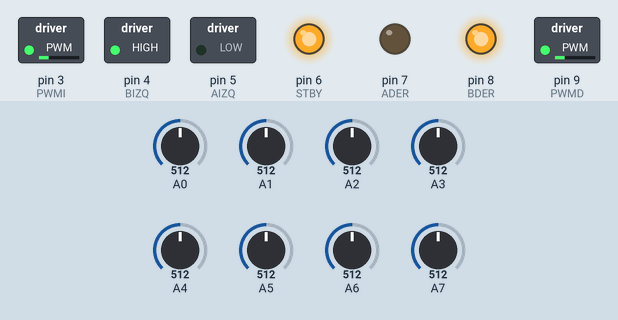
Bench run of a sketch on a simulated Arduino Nano, built with avr-gcc and run on an emulated ATmega328P. Shown: switched loads named in the sketch (green lamp = pin HIGH), output pins drawn as LEDs (lit = HIGH). Inputs (shaded band) come from the test bench; at power-on: A1 = 512, A0 = 512, A7 = 512, A6 = 512, A2 = 512, A3 = 512, A4 = 512, A5 = 512. Pins used as bus, display or sensor lines are not drawn; what the sketch prints to the serial monitor is not drawn.

Above: at 7.7 s.
7.8 s: A1 set to 483
10.8 s: A0 set to 30
12.4 s: A7 set to 113
At 13.5 s:
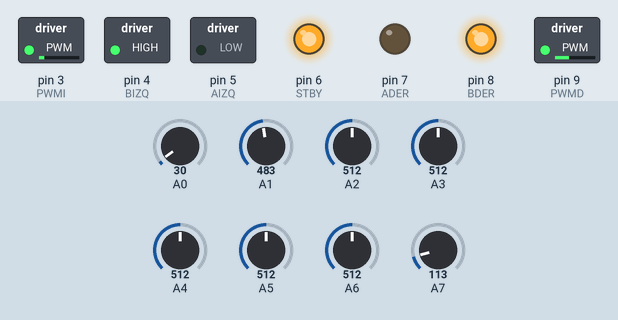
15.4 s: A7 set to 95
At 16.9 s:
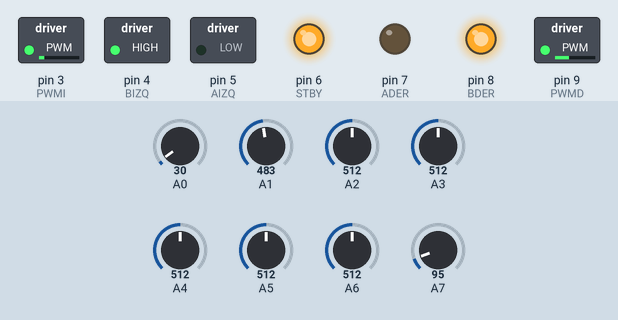
17.3 s: A6 set to 30
At 18.7 s:
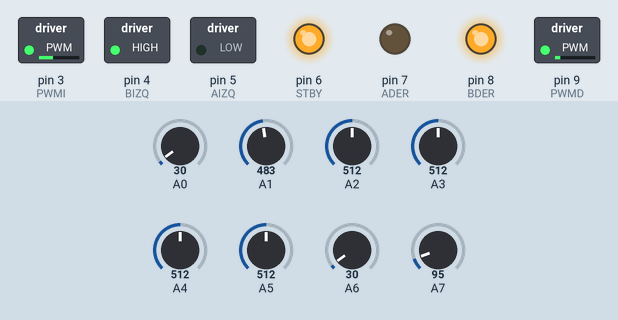
20.3 s: A0 set to 97
At 21.2 s:
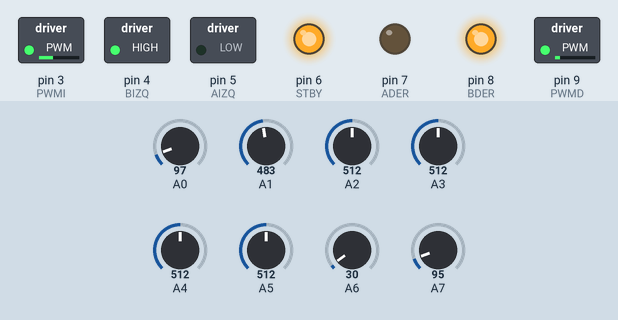
21.9 s: A0 set to 112
At 22.5 s:
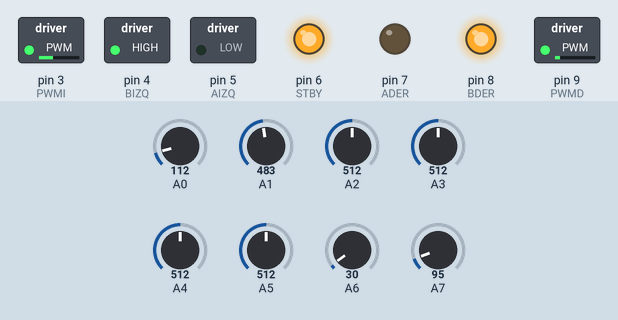
Timing chart, 0 to 24.9 s (numbered marks = the images above; inputs shaded):
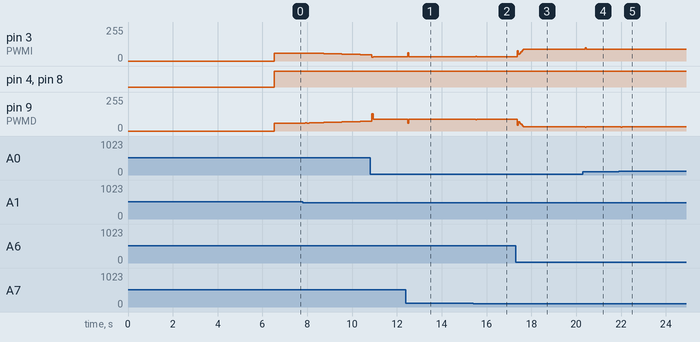

The sketch:

IKA_pid2.ino
```cpp
#define PWMI 3 // PWM IZQUIERDO
#define AIZQ 5 // MOTOR IZQUIERDO 1
#define BIZQ 4 // MOTOR IZQUIERDO 2
#define PWMD 9 // PWM DERECHO
#define ADER 7 // MOTOR DERECHO 1
#define BDER 8 // MOTOR DERECHO 2
#define STBY 6 // stby
int izq;
int der;
float KP = .03; //.049  A 40 BASE; 0.088 a 45; 0.098 a 50
float KI = .28;//0.0067 A 40 BASE;  0.0068 a 45; 0.0082 a 50
float KD = 0.8; //0.0085 a 45; 0.0144 a 50;

int integral = 0;       // Suma de los errores anteriores (para el componente integral)
int pE = 0;  // Error de la iteración anterior (para el componente derivativo)
int pidOutput = 0;      // Salida del PID que ajustará la velocidad de los motores

int baseSpeed = 60;  // Velocidad base (0-255)
int maxSpeed = 255;   // Velocidad máxima

#include <QTRSensors.h>
int error = 0;
uint16_t  position=0;
QTRSensors qtr;

const uint8_t SensorCount = 8;
uint16_t sensorValues[SensorCount];

void setup() {
  Serial.begin(9600);

  entradasTB66();
  calibracion();
  TCCR2B = TCCR2B  & B11111000 | B00000010; // para frecuencia PWM de 3921,16 Hz
  TCCR1B = TCCR1B  & B11111000 | B00000010; // para frecuencia PWM de 3921,16 Hz

}

void loop() {
     position = qtr.readLineBlack(sensorValues); //Use (White) if the line is white instead


          for (uint8_t i = 0; i < SensorCount; i++) {     // It commented because bring the sensor values, that´s unnecesary for the moment
           Serial.print(sensorValues[i]);
           Serial.print("    ");
         }
       /*  Serial.println();
         Serial.print("Posicion: ");
         Serial.print(position);
         Serial.println();*/

         int P=(position);
         error=(P-3500)/10;


         /* Serial.print("P: ");
         Serial.print(P);
          Serial.println();
         Serial.print("Error: ");

          Serial.print(error);
        Serial.println();*/


integral += error;
integral =constrain (integral,-100,100);
       int derivative = error - pE;
       int output = (KP * error) + (KI * integral) + (KD * derivative);
       float RE=(output);
       pE = error;
          /*Serial.print("FEEDBACK: ");

         Serial.print(RE);
          Serial.println();

/*Serial.print("PE: ");
Serial.print(pE);
Serial.println();
Serial.print("Output: ");
Serial.print(output);
Serial.println();
Serial.print("RE: ");
Serial.print(RE);
Serial.println();*/

 int IZQS = constrain (baseSpeed +RE ,30,maxSpeed);
  int DERS = constrain (baseSpeed -RE ,30,maxSpeed);

  /*Serial.print("VeIZ: ");
Serial.print(IZQS);
Serial.println();
Serial.print("VeDER: ");
Serial.print(DERS);
Serial.println();*/

if (IZQS==0){
    digitalWrite(AIZQ,HIGH);
    digitalWrite(BIZQ,LOW);}
    else{
    digitalWrite(AIZQ,LOW);
    digitalWrite(BIZQ,HIGH);

  }

  if (DERS==0){
    digitalWrite(ADER,HIGH);
    digitalWrite(BDER,LOW);}
    else{
    digitalWrite(ADER,LOW);
    digitalWrite(BDER,HIGH);


  }
  izq=IZQS;
  analogWrite(PWMI, abs(izq));
  der=DERS;
  analogWrite(PWMD, abs( der));
/*     Serial.print("PWMI");
Serial.print(PWMI);
Serial.println();
Serial.print("PWMD: ");
Serial.print(PWMD);
Serial.println();*/

}

/*void motores (int izq, int der){
  if (izq==0){
    digitalWrite(AIZQ,HIGH);
    digitalWrite(BIZQ,LOW);}
    else{
    digitalWrite(AIZQ,LOW);
    digitalWrite(BIZQ,HIGH);
  izq= -izq;


  }
  analogWrite(PWMI, izq);
  if (der==0){
    digitalWrite(ADER,HIGH);
    digitalWrite(BDER,LOW);}
    else{
    digitalWrite(ADER,LOW);
    digitalWrite(BDER,HIGH);
  der= -der;
    Serial.print("PWMI");
Serial.print(PWMI);
Serial.println();
Serial.print("PWMD: ");
Serial.print(PWMD);
Serial.println();
  }
  analogWrite(PWMD, der);

  }*/

void calibracion () {
    // configure the sensors
  qtr.setTypeAnalog();
  qtr.setSensorPins((const uint8_t[]){A7, A6, A5, A4, A3, A2, A1, A0}, SensorCount);
  qtr.setEmitterPin(13);

  delay(500);
  pinMode(LED_BUILTIN, OUTPUT);
  digitalWrite(LED_BUILTIN, HIGH); // turn on Arduino's LED to indicate we are in calibration mode

  // analogRead() takes about 0.1 ms on an AVR.
  // 0.1 ms per sensor * 4 samples per sensor read (default) * 6 sensors
  // * 10 reads per calibrate() call = ~24 ms per calibrate() call.
  // Call calibrate() 400 times to make calibration take about 10 seconds.
  for (uint16_t i = 0; i < 200; i++)
  {
    qtr.calibrate();
  }
  digitalWrite(LED_BUILTIN, LOW); // turn off Arduino's LED to indicate we are through with calibration

  // print the calibration minimum values measured when emitters were on
  Serial.begin(9600);
  for (uint8_t i = 0; i < SensorCount; i++)
  {
    Serial.print(qtr.calibrationOn.minimum[i]);
    Serial.print(' ');
  }
  Serial.println();

  // print the calibration maximum values measured when emitters were on
  for (uint8_t i = 0; i < SensorCount; i++)
  {
    Serial.print(qtr.calibrationOn.maximum[i]);
    Serial.print(' ');
  }
  Serial.println();
  Serial.println();
  delay(1000);
  }
void entradasTB66(){
  pinMode(AIZQ, OUTPUT);
  pinMode(BIZQ, OUTPUT);
  pinMode(ADER, OUTPUT);
  pinMode(BDER, OUTPUT);
  pinMode(PWMI, OUTPUT);
  pinMode(STBY, OUTPUT);
  digitalWrite(STBY, HIGH);

  }
```

Measured:
- after the input at 12.4 s, pin 3 (PWMI): 31/255 → 32/255 after 0.08 s; pin 9 (PWMD): 89/255 → 88/255 after 0.08 s
- after the input at 15.4 s, pin 3 (PWMI): 32/255 → 34/255 after 0.11 s, → 32/255 0.06 s later; pin 9 (PWMD): 88/255 → 86/255 after 0.11 s, → 88/255 0.06 s later
- after the input at 17.3 s, pin 3 (PWMI): 32/255 → 88/255 after 0.06 s; pin 9 (PWMD): 88/255 → 32/255 after 0.06 s
- after the input at 20.3 s, pin 3 (PWMI): 88/255 → 89/255 after 0.09 s; pin 9 (PWMD): 32/255 → 31/255 after 0.09 s
- after the input at 21.9 s, pin 3 (PWMI): 89/255 → 90/255 after 0.09 s, → 89/255 0.06 s later; pin 9 (PWMD): 31/255 → 30/255 after 0.09 s, → 31/255 0.06 s later
